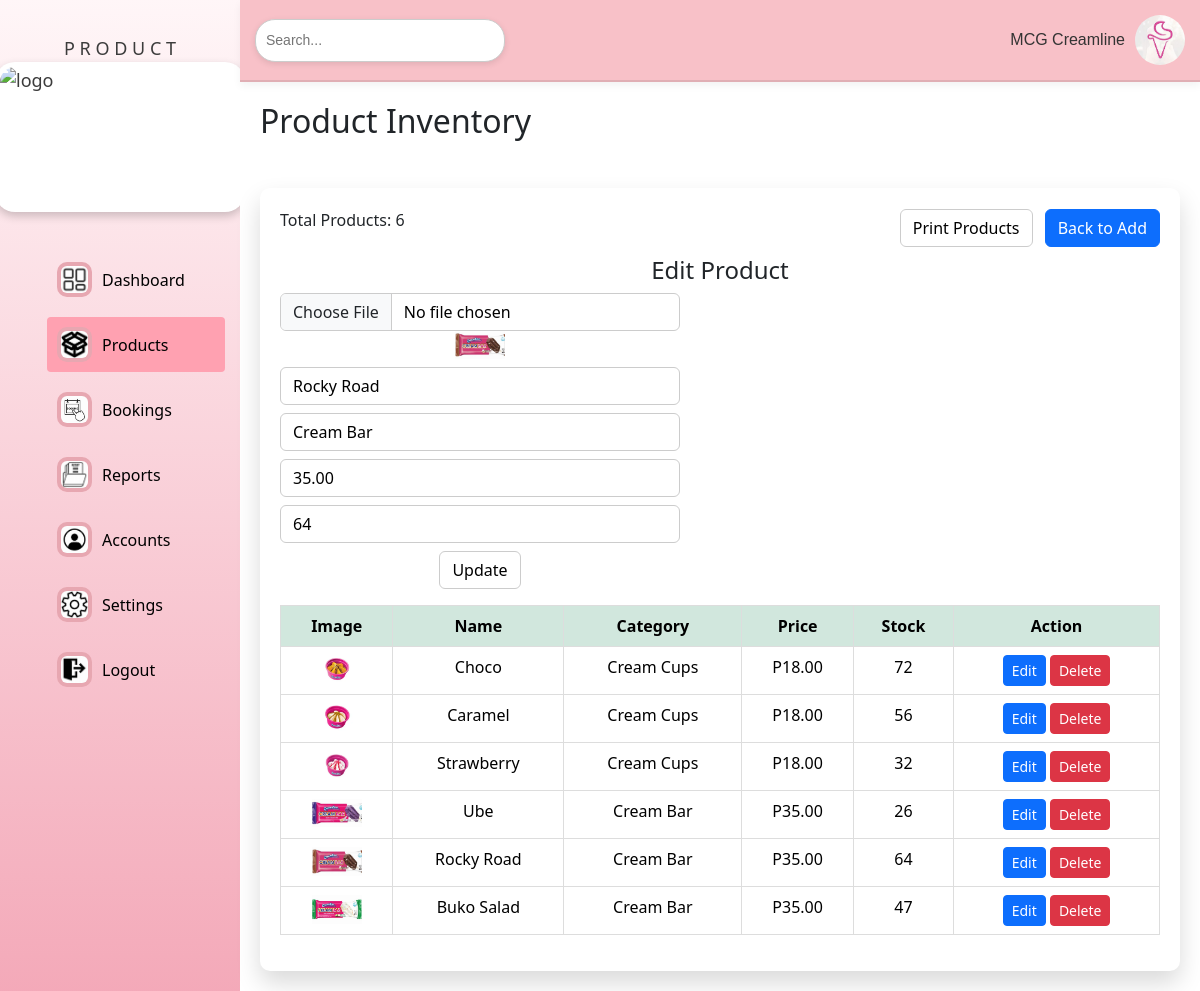
The app's page /Admin/products.php?edit=2 with its own data.
### tables this page shows
CREATE TABLE `products` (
  `id` int(11) NOT NULL,
  `product_name` varchar(255) DEFAULT NULL,
  `category` varchar(255) DEFAULT NULL,
  `price` decimal(10,2) DEFAULT NULL,
  `stock` int(11) DEFAULT NULL,
  `image` varchar(255) DEFAULT NULL
);

### Admin/products.php (the view, shortened to what this page needs)
<?php
require '../includes/db.php';
$editMode=false; $editData=['id'=>0,'product_name'=>'','category'=>'','price'=>0,'stock'=>0,'image'=>''];
if (isset($_GET['edit'])) {
    $stmt=$pdo->prepare("SELECT * FROM products WHERE id=?");
    $stmt->execute([intval($_GET['edit'])]);
    if($r=$stmt->fetch(PDO::FETCH_ASSOC)){$editMode=true; $editData=$r;}
}
?>
<!DOCTYPE html>
<html>
    <head>
            <link rel="stylesheet" href="styles/style.css">
            <link rel="stylesheet" href="../bootstrap/css/bootstrap.min.css">
            <link href="https://cdn.jsdelivr.net/npm/bootstrap@5.3.3/dist/css/bootstrap.min.css" rel ="stylesheet">
    </head>
    <body>
        <div class="dashboard">
            <div class="sidebar">
                <div class="heads"> P R O D U C T
                <img src="../images/wp.png" alt="logo">
            </div>
          <div class="sidebar2">
            <ul class="menu">
                <li>
                    <a href="index.php">
                        <img src="../images/dashboard.png" alt="dashboard">
                        <span style="padding-left: 10px;">Dashboard</span>
                    </a>
                </li>
                <li>
                    <a href="products.php" class="active">
                        <img src="../images/product.png" alt="products">
                        <span style="padding-left: 10px;">Products</span>
                    </a>
                </li>
                <li>
                    <a href="booking_table.php">
                        <img src="../images/book.jpg" alt="bookings">
                        <span style="padding-left: 10px;">Bookings</span>
                    </a>
                </li>
                <li>
                    <a href="reports.php">
                        <img src="../images/report.png" alt="reports">
                        <span style="padding-left: 10px;">Reports</span>
                    </a>
                </li>
                <li>
                    <a href="account.php">
                        <img src="../images/account.png" alt="accounts">
                        <span style="padding-left: 10px;">Accounts</span>
                    </a>
                </li>
                <li>
                    <a href="settings.php">
                        <img src="../images/settings.png" alt="settings">
                        <span style="padding-left: 10px;">Settings</span>
                    </a>
                </li>
                <li>
                    <a href="#" onclick="confirmLogout()">
                        <img src="../images/logout.png" alt="logout">
                        <span style="padding-left: 10px;">Logout</span>
                    </a>
                </li>
            </ul>  </div>
                </div>
            <div class="main-content">
                <div class="topbar">
                    <div class="search">
                        <input type="text" placeholder="Search...">
                    </div>
                    <div class="user-profile">
                        <span>MCG Creamline</span>
                        <img src="../images/ice.png" alt="User">
                    </div>
                </div>
                <h2 style="padding: 20px;" >Product Inventory</h2>
<div class="inventory-container">
  <div class="d-flex justify-content-between align-items-center mb-2">
    <div><?php $cnt=$pdo->query("SELECT COUNT(*) FROM products")->fetchColumn();?><p>Total Products: <span><?= $cnt ?></span></p></div>
    <div>
      <form method="POST" style="display:inline;">
        <button type="submit" name="print_products" class="btn btn-secondary me-2">Print Products</button>
      </form>
      <?php if($editMode): ?><a href="products.php" class="btn btn-primary">Back to Add</a>
      <?php else: ?><button id="showAddBtn" class="btn btn-primary">Add Product</button><?php endif; ?>
    </div>
  </div>
  <?php if($editMode): ?>
    <h4>Edit Product</h4><form method="POST" enctype="multipart/form-data" style="max-width:400px;">
      <div class="mb-2"><input type="file" name="image" class="form-control"><?php if($editData['image']):?><img src="<?= $editData['image'] ?>" width="50"><?php endif;?></div>
      <input type="text" name="productName" value="<?= htmlspecialchars($editData['product_name']) ?>" required class="form-control mb-2">
      <input type="text" name="category" value="<?= htmlspecialchars($editData['category']) ?>" required class="form-control mb-2">
      <input type="number" name="price" step="0.01" value="<?= $editData['price'] ?>" required class="form-control mb-2">
      <input type="number" name="stock" value="<?= $editData['stock'] ?>" required class="form-control mb-2">
      <button type="submit" name="update_product" class="btn btn-success">Update</button>
    </form>
  <?php endif; ?>
  <div id="printable">
    <table class="table mt-3">
        <thead class="table-success">
            <tr>
                <th>Image</th>
                <th>Name</th>
                <th>Category</th>
                <th>Price</th>
                <th>Stock</th>
                <th>Action</th>
            </tr>
        </thead>
        <tbody>
    <?php foreach($pdo->query("SELECT * FROM products ORDER BY id DESC") as $p){ echo "<tr>".
      "<td><img src='{$p['image']}' width='50'></td>".
      "<td>{$p['product_name']}</td>".
      "<td>{$p['category']}</td>".
      "<td>P".number_format($p['price'],2)."</td>".
      "<td>{$p['stock']}</td>".
      "<td><a href='?edit={$p['id']}' class='btn btn-sm btn-primary'>Edit</a> " .
          "<a href='?delete={$p['id']}' class='btn btn-sm btn-danger' onclick=\"return confirm('Delete?');\">Delete</a></td>".
      "</tr>";} ?>
  </tbody></table></div>
</div></div></div>
</body></html>

### Admin/styles/style.css (style rules this page uses)
* { margin: 0; padding: 0; box-sizing: border-box; }
body { background-color: #ffffff; font-family: Cambria, Cochin, Georgia, Times, 'Times New Roman', serif; }
.dashboard { display: flex; height: 100vh; }
.sidebar { width: 20%; padding: 15px; background: linear-gradient(rgba(255, 245, 247, 0.9), rgba(236, 112, 138, 0.6)); color: #3c3c3c; }
.sidebar .heads { display: flex; flex-direction: column; align-items: center; justify-content: center; padding: 20px; font-size: 18px; }
.sidebar .heads img { width: 250px; height: 150px; margin-bottom: 20px; padding: 5px; background-color: #fff; border-radius: 20px; box-shadow: 0 4px 10px rgba(0, 0, 0, 0.2); transition: all 0.3s ease; }
.sidebar .menu { list-style: none; }
.sidebar .menu li { margin-bottom: 10px; }
.sidebar .menu li a { color: black; text-decoration: none; display: flex; align-items: center; padding: 10px; border-radius: 4px; }
.sidebar .menu li a img { width: 35px; height: 35px; padding: 4px; background-color: rgb(231, 167, 177); border-radius: 10px; }
.sidebar .menu li a.active { background-color: rgb(255, 161, 177); }
.topbar { display: flex; justify-content: space-between; align-items: center; padding: 15px; background-color: #f8c1c8; font-family: 'Verdana', Geneva, Tahoma, sans-serif; font-size: 16px; color: #333; border-bottom: 2px solid #e0aeb4; box-shadow: 0 4px 8px rgba(0, 0, 0, 0.05); transition: background-color 0.3s ease-in-out; }
.topbar .search input { padding: 10px; border: 1px solid #cccccc; border-radius: 20px; background-color: #fff; font-size: 14px; width: 250px; box-shadow: 0 2px 6px rgba(0, 0, 0, 0.1); transition: width 0.3s ease-in-out; }
.topbar .user-profile { display: flex; align-items: center; }
.topbar .user-profile img { margin-left: 10px; border-radius: 25px; width: 50px; height: 50px; }
.main-content { display: flex; flex-direction: column; flex: 1; background-color: #ffffff; }
.inventory-container, .report-container { background-color: white; padding: 20px; margin: 20px; border-radius: 10px; height: 100vh; box-shadow: 0 12px 24px rgba(0, 0, 0, 0.15); overflow-y: auto; text-align: center; transition: transform 0.3s ease, box-shadow 0.3s ease; }
table { width: 100%; border-collapse: collapse; text-align: center; margin: 0 auto; }
table th, table td { padding: 12px; border: 1px solid #ddd; }
table th { background-color: #4CAF50; color: white; }
body.light-mode input, body.light-mode select, body.light-mode button { background-color: #fff; color: #000; border: 1px solid #ccc; }

### records on screen
products: image (picture), productName "Rocky Road", category "Cream Bar", price "35.00", stock "64", product_name "Rocky Road"
products: image (picture), product_name "Choco", category "Cream Cups", price "18.00", stock "72"
products: image (picture), product_name "Caramel", category "Cream Cups", price "18.00", stock "56"
products: image (picture), product_name "Strawberry", category "Cream Cups", price "18.00", stock "32"
products: image (picture), product_name "Ube", category "Cream Bar", price "35.00", stock "26"
products: image (picture), product_name "Buko Salad", category "Cream Bar", price "35.00", stock "47"

### other values on screen
$cnt "6"
